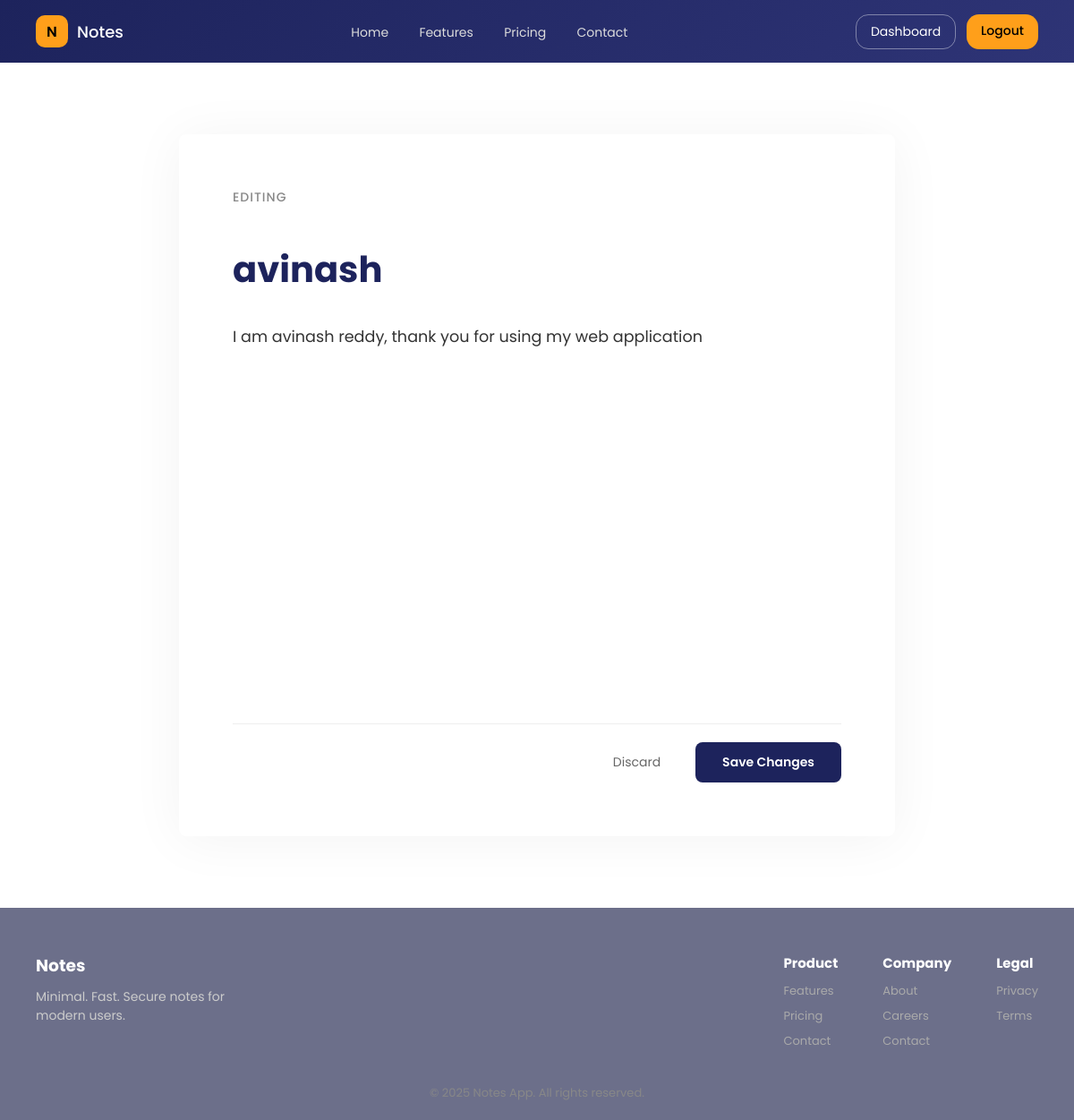
The app's page /update-note/2 (signed in) with its own data.
### models.py (models this page shows)
class Note(db.Model):
    id = db.Column(db.Integer, primary_key=True)
    title = db.Column(db.String(150), nullable=False)
    content = db.Column(db.Text, nullable=False)
    date = db.Column(db.DateTime, default=datetime.utcnow)
    user_id = db.Column(db.Integer, db.ForeignKey('user.id'), nullable=False)

### app.py (the view)
@app.route("/update-note/<int:id>", methods=['GET', 'POST'])
@login_required
def update_note(id):
    note = Note.query.get_or_404(id)
    if note.user_id != current_user.id:
        flash("You can't update this note!")
        return redirect(url_for('dashboard'))
    if request.method == 'POST':
        note.title = request.form.get('title')
        note.content = request.form.get('content')
        db.session.commit()
        flash('Note updated successfully!')
        return redirect(url_for('dashboard'))
    return render_template("create_note.html", note=note)

### app.py (called while the page is built)
@login_manager.user_loader
def load_user(user_id):
    return User.query.get(int(user_id))

### templates/create_note.html (shortened to what this page needs)
{% extends "base.html" %}
{% block extra_css %}
<link rel="stylesheet" href="{{ url_for('static', filename='create_note.css') }}">
{% endblock %}
{% block content %}
<div class="editor-container">
    <div class="editor-header">
        <h2>{% if note %}Editing{% else %}Drafting{% endif %}</h2>
    </div>
    <form method="POST" class="note-form">
        <div class="form-group">
            <input type="text"
                   name="title"
                   class="title-input"
                   placeholder="Note Title"
                   value="{{ note.title if note else '' }}"
                   required
                   autofocus>
        </div>
        <div class="form-group">
            <textarea name="content"
                      class="content-input"
                      placeholder="Start writing your thoughts..."
                      required>{{ note.content if note else '' }}</textarea>
        </div>
        <div class="editor-actions">
            <a href="{{ url_for('dashboard') }}" class="btn-cancel">Discard</a>
            <button type="submit" class="btn-save">
                <span>{% if note %}Save Changes{% else %}Save Note{% endif %}</span>
            </button>
        </div>
    </form>
</div>
{% endblock %}

### static/base.css (style rules this page uses)
* { margin: 0; padding: 0; box-sizing: border-box; font-family: "Poppins", sans-serif; }
body { background: url('https://i.postimg.cc/PqCwH1nY/Preview.jpg') no-repeat center center fixed; background-size: cover; color: #1c1c1c; }

### static/create_note.css (style rules this page uses)
.editor-container { max-width: 800px; margin: 40px auto; background: #fff; padding: 60px; border-radius: 8px; box-shadow: 0 4px 60px rgba(0,0,0,0.05); min-height: calc(100vh - 200px); }
.editor-header { margin-bottom: 30px; display: flex; justify-content: space-between; align-items: center; }
.editor-header h2 { color: #888; font-size: 14px; text-transform: uppercase; letter-spacing: 1px; font-weight: 500; }
.note-form { display: flex; flex-direction: column; gap: 20px; }
.title-input { width: 100%; font-size: 2.5rem; font-weight: 700; color: #1d235c; border: none; outline: none; padding: 10px 0; background: transparent; font-family: "Poppins", sans-serif; }
.title-input::placeholder { color: #ddd; }
.content-input { width: 100%; min-height: 400px; font-size: 1.1rem; line-height: 1.8; color: #333; border: none; outline: none; resize: none; background: transparent; font-family: inherit; }
.content-input::placeholder { color: #999; }
.editor-actions { display: flex; justify-content: flex-end; gap: 15px; margin-top: 20px; padding-top: 20px; border-top: 1px solid #eee; }
.btn-cancel { padding: 12px 24px; color: #666; text-decoration: none; font-size: 14px; border-radius: 8px; transition: all 0.2s; }
.btn-save { padding: 12px 30px; background: #1d235c; color: #fff; border: none; border-radius: 8px; font-size: 14px; font-weight: 600; cursor: pointer; transition: all 0.3s; display: flex; align-items: center; gap: 8px; }

### records on screen
Note: title "avinash", content "I am avinash reddy, thank you for using my web application"
